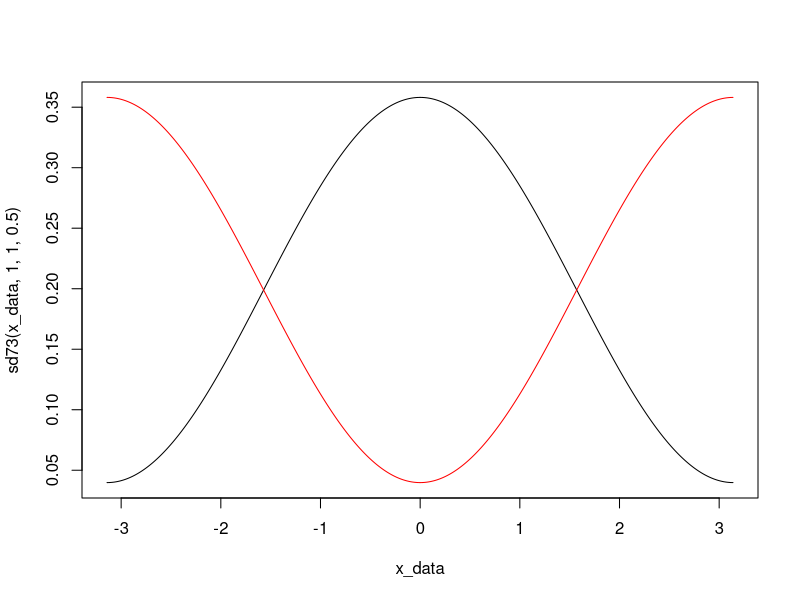
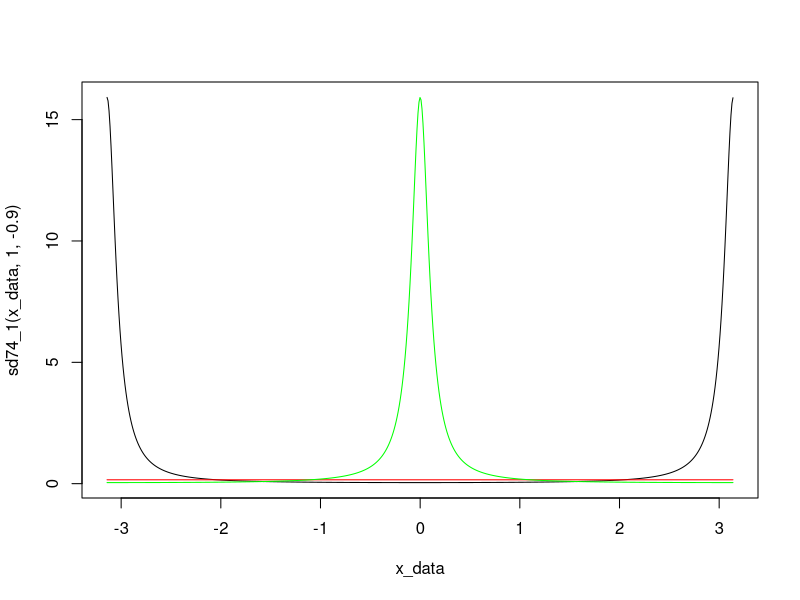
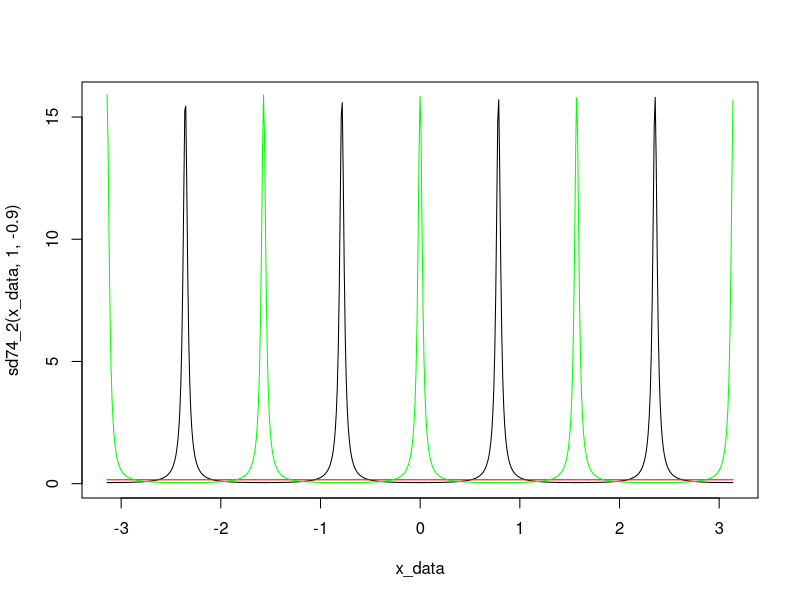

These figures' R source, in order:
## ---- chunk 1
x_data = seq(from = -pi, to = pi, by = 0.01)
## ---- chunk 2
sd73 <- function(lambda, s2, b0, b1) {
  return(s2 / (2*pi) * (b0*b0 + b1*b1 + 2*b0*b1*cos(lambda)));
}

plot(x = x_data, y = sd73(x_data, 1, 1, 0.5), type='l', col='black')
points(x = x_data, y = sd73(x_data, 1, 1, -0.5), type='l', col='red')
# points(x = x_data, y = sd73(x_data, 0.25, 1, 2), type='l', col='green')
# das ist das selbe wie die erste dichte!
## ---- chunk 3
sd74_1 <- function(lambda, s2, a) {
  return(s2 / (2*pi) / (1 + a*a - 2*a*cos(lambda)));
}
sd74_2 <- function(lambda, s2, a) {
  return(s2 / (2*pi) / (1 + a*a - 2*a*cos(4*lambda)));
}

plot(x = x_data, y = sd74_1(x_data, 1, -0.9), type='l', col='black')
points(x = x_data, y = sd74_1(x_data, 1, 0), type='l', col='red')
points(x = x_data, y = sd74_1(x_data, 1, 0.9), type='l', col='green')

plot(x = x_data, y = sd74_2(x_data, 1, -0.9), type='l', col='black')
points(x = x_data, y = sd74_2(x_data, 1, 0), type='l', col='red')
points(x = x_data, y = sd74_2(x_data, 1, 0.9), type='l', col='green')
